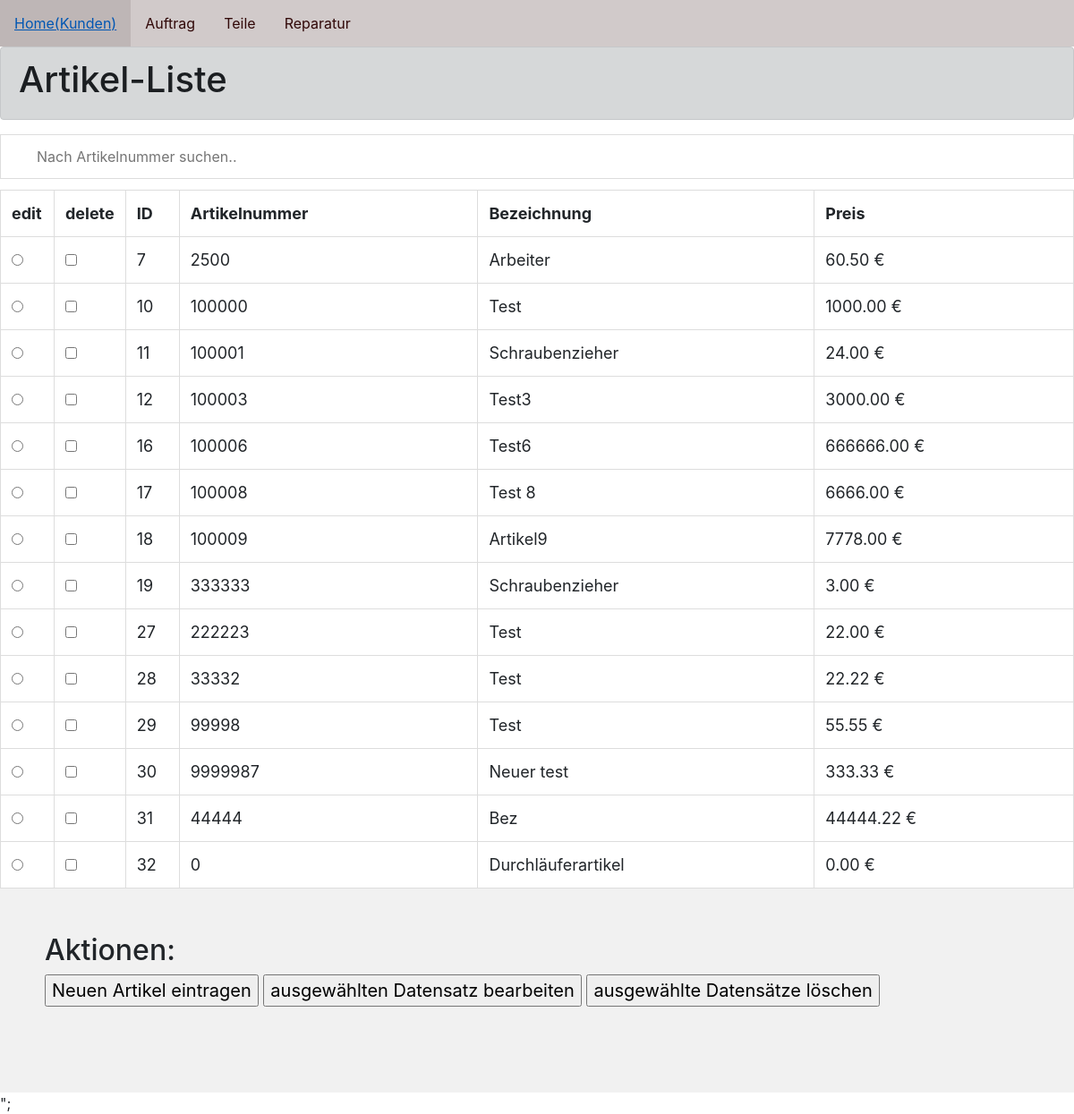
The page /projekt/teile/teile.php on the database its author committed.
### tables this page shows
CREATE TABLE `teile` (
  `teileid` int(11) NOT NULL,
  `artnr` int(25) NOT NULL,
  `bezeichnung` text NOT NULL,
  `preis` double(25,2) DEFAULT NULL
);

### projekt/teile/teile.php (the view, shortened to what this page needs)
<!DOCTYPE html><html lang="de"><head>
<link rel="stylesheet" href="https://stackpath.bootstrapcdn.com/bootstrap/4.2.1/css/bootstrap.min.css">
<link href="../style.css" rel="stylesheet" type="text/css" media="screen" />
</head>
<body>
<ul>
    <ul>
      <li><a href="/kfz/projekt/index.php"> Home(Kunden)</a></li>
      <li><a href="/kfz/projekt/auftrag/auftrag.php">Auftrag</a></li>
      <li><a href="/kfz/projekt/teile/teile.php">Teile</a></li>
      <li><a href="/kfz/projekt/fahrzeuge/fahrzeug.html">Reparatur</a></li>
    </ul>
  </ul>
  <div class="alert alert-dark" role="alert"><h1>Artikel-Liste </h1></div>
<?php
$host_name = 'localhost';
$user_name = 'root';
$password = '';
$database = 'dbkfz';
$connect = mysqli_connect($host_name, $user_name, $password, $database);
mysqli_query($connect, "SET NAMES 'utf8'");
$abfrage = "SELECT * FROM teile";
$result = mysqli_query($connect, $abfrage);
echo "<input type='text' id='myInput' onkeyup='myFunction()' placeholder='Nach Artikelnummer suchen..' title='Type in a name'>";
echo "<table id='myTable' border='1' cellpadding='5'>
      <trclass='header'>
      <th style='width:5%;'>edit</th>
      <th style='width:5%;'>delete</th>
      <th style='width:5%;'>ID</th>
      <th>Artikelnummer</th>
      <th>Bezeichnung</th>
      <th>Preis</th>
      </tr>";
echo "<form method='post'>";
while($dsatz = mysqli_fetch_assoc($result)){
    echo "<tr>";
    $id = $dsatz["teileid"];
    echo "<td><input type='radio' name='auswahl' value='$id'></td>" .
         "<td><input type='checkbox' name='auswahl$id' value='$id'></td>" .
         "<td>" . $dsatz["teileid"] . "</td>" .
         "<td>" . $dsatz["artnr"] . "</td>" .
         "<td>" . $dsatz["bezeichnung"] . "</td>" .
         "<td>" . $dsatz["preis"] . ' €' ."</td>" .
         "</tr>";
}
echo "</table>";
?>
<div class="sticky">
<h2>Aktionen:</h2>
<p>
<input type="submit" name="eintragen" formaction="teileeintragen.php" value="Neuen Artikel eintragen">
<input type="submit" name="bearbeiten" formaction="teilebearbeiten.php" value="ausgewählten Datensatz bearbeiten">
<input type="submit" name="löschen" formaction="teileloeschen.php" value="ausgewählte Datensätze löschen">
</p>
<br>
</div>
";
</body>
</html>

### projekt/style.css (style rules this page uses)
ul { list-style-type: none; margin: 0; padding: 0; overflow: hidden; background-color: rgb(209, 202, 202); }
li { float: left; }
li a { display: block; color: rgb(49, 8, 8); text-align: center; padding: 14px 16px; text-decoration: none; }
div.sticky { position: -webkit-sticky; position: sticky; bottom: 0; padding: 50px; font-size: 20px; background-color: #f1f1f1; }
* { box-sizing: border-box; }
#myInput { background-image: url('/css/searchicon.png'); background-position: 10px 10px; background-repeat: no-repeat; width: 100%; font-size: 16px; padding: 12px 20px 12px 40px; border: 1px solid #ddd; margin-bottom: 12px; }
#myTable { border-collapse: collapse; width: 100%; border: 1px solid #ddd; font-size: 18px; }
#myTable th, #myTable td { text-align: left; padding: 12px; }
#myTable tr { border-bottom: 1px solid #ddd; }
#myInput { background-position: 10px 10px; background-repeat: no-repeat; width: 100%; font-size: 16px; padding: 12px 20px 12px 40px; border: 1px solid #ddd; margin-bottom: 12px; }

### rows shown on the page
teile: teileid "7", artnr "2500", bezeichnung "Arbeiter", preis "60.50"
teile: teileid "10", artnr "100000", bezeichnung "Test", preis "1000.00"
teile: teileid "11", artnr "100001", bezeichnung "Schraubenzieher", preis "24.00"
teile: teileid "12", artnr "100003", bezeichnung "Test3", preis "3000.00"
teile: teileid "16", artnr "100006", bezeichnung "Test6", preis "666666.00"
teile: teileid "17", artnr "100008", bezeichnung "Test 8", preis "6666.00"
teile: teileid "18", artnr "100009", bezeichnung "Artikel9", preis "7778.00"
teile: teileid "19", artnr "333333", bezeichnung "Schraubenzieher", preis "3.00"
teile: teileid "27", artnr "222223", bezeichnung "Test", preis "22.00"
teile: teileid "28", artnr "33332", bezeichnung "Test", preis "22.22"
teile: teileid "29", artnr "99998", bezeichnung "Test", preis "55.55"
teile: teileid "30", artnr "9999987", bezeichnung "Neuer test", preis "333.33"
teile: teileid "31", artnr "44444", bezeichnung "Bez", preis "44444.22"
teile: teileid "32", artnr "0", bezeichnung "Durchläuferartikel", preis "0.00"
